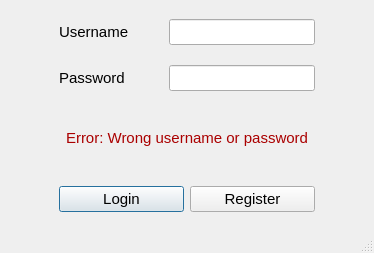
<?xml version="1.0" encoding="UTF-8"?>
<ui version="4.0">
 <class>LoginWindow</class>
 <widget class="QMainWindow" name="LoginWindow">
  <property name="geometry">
   <rect>
    <x>0</x>
    <y>0</y>
    <width>374</width>
    <height>253</height>
   </rect>
  </property>
  <property name="windowTitle">
   <string>LoginWindow</string>
  </property>
  <widget class="QWidget" name="centralwidget">
   <layout class="QVBoxLayout" name="verticalLayout">
    <item>
     <layout class="QFormLayout" name="formLayout">
      <property name="horizontalSpacing">
       <number>40</number>
      </property>
      <property name="verticalSpacing">
       <number>20</number>
      </property>
      <property name="leftMargin">
       <number>50</number>
      </property>
      <property name="topMargin">
       <number>10</number>
      </property>
      <property name="rightMargin">
       <number>50</number>
      </property>
      <property name="bottomMargin">
       <number>10</number>
      </property>
      <item row="0" column="0">
       <widget class="QLabel" name="label">
        <property name="sizePolicy">
         <sizepolicy hsizetype="Fixed" vsizetype="Preferred">
          <horstretch>0</horstretch>
          <verstretch>0</verstretch>
         </sizepolicy>
        </property>
        <property name="font">
         <font>
          <pointsize>11</pointsize>
         </font>
        </property>
        <property name="text">
         <string>Username</string>
        </property>
        <property name="buddy">
         <cstring>lineEdit_username</cstring>
        </property>
       </widget>
      </item>
      <item row="0" column="1">
       <widget class="QLineEdit" name="lineEdit_username">
        <property name="sizePolicy">
         <sizepolicy hsizetype="Minimum" vsizetype="Fixed">
          <horstretch>0</horstretch>
          <verstretch>0</verstretch>
         </sizepolicy>
        </property>
        <property name="font">
         <font>
          <pointsize>11</pointsize>
         </font>
        </property>
       </widget>
      </item>
      <item row="1" column="0">
       <widget class="QLabel" name="label_2">
        <property name="sizePolicy">
         <sizepolicy hsizetype="Fixed" vsizetype="Preferred">
          <horstretch>0</horstretch>
          <verstretch>0</verstretch>
         </sizepolicy>
        </property>
        <property name="font">
         <font>
          <pointsize>11</pointsize>
         </font>
        </property>
        <property name="text">
         <string>Password</string>
        </property>
        <property name="buddy">
         <cstring>lineEdit_password</cstring>
        </property>
       </widget>
      </item>
      <item row="1" column="1">
       <widget class="QLineEdit" name="lineEdit_password">
        <property name="sizePolicy">
         <sizepolicy hsizetype="Minimum" vsizetype="Fixed">
          <horstretch>0</horstretch>
          <verstretch>0</verstretch>
         </sizepolicy>
        </property>
        <property name="font">
         <font>
          <pointsize>11</pointsize>
         </font>
        </property>
        <property name="echoMode">
         <enum>QLineEdit::Password</enum>
        </property>
       </widget>
      </item>
     </layout>
    </item>
    <item>
     <layout class="QHBoxLayout" name="horizontalLayout">
      <property name="leftMargin">
       <number>50</number>
      </property>
      <property name="topMargin">
       <number>10</number>
      </property>
      <property name="rightMargin">
       <number>50</number>
      </property>
      <property name="bottomMargin">
       <number>10</number>
      </property>
      <item>
       <widget class="QLabel" name="label_err">
        <property name="enabled">
         <bool>true</bool>
        </property>
        <property name="font">
         <font>
          <pointsize>11</pointsize>
         </font>
        </property>
        <property name="text">
         <string>&lt;html&gt;&lt;head/&gt;&lt;body&gt;&lt;p&gt;&lt;span style=&quot; color:#aa0000;&quot;&gt;Error: Wrong username or password&lt;/span&gt;&lt;/p&gt;&lt;/body&gt;&lt;/html&gt;</string>
        </property>
        <property name="alignment">
         <set>Qt::AlignCenter</set>
        </property>
       </widget>
      </item>
     </layout>
    </item>
    <item>
     <layout class="QHBoxLayout" name="horizontalLayout_2">
      <property name="leftMargin">
       <number>50</number>
      </property>
      <property name="topMargin">
       <number>10</number>
      </property>
      <property name="rightMargin">
       <number>50</number>
      </property>
      <property name="bottomMargin">
       <number>10</number>
      </property>
      <item>
       <widget class="QPushButton" name="pushButton_login">
        <property name="font">
         <font>
          <pointsize>11</pointsize>
         </font>
        </property>
        <property name="cursor">
         <cursorShape>PointingHandCursor</cursorShape>
        </property>
        <property name="text">
         <string>Login</string>
        </property>
        <property name="autoDefault">
         <bool>true</bool>
        </property>
        <property name="default">
         <bool>true</bool>
        </property>
       </widget>
      </item>
      <item>
       <widget class="QPushButton" name="pushButton_register">
        <property name="font">
         <font>
          <pointsize>11</pointsize>
         </font>
        </property>
        <property name="cursor">
         <cursorShape>PointingHandCursor</cursorShape>
        </property>
        <property name="text">
         <string>Register</string>
        </property>
       </widget>
      </item>
     </layout>
    </item>
   </layout>
  </widget>
  <widget class="QMenuBar" name="menubar">
   <property name="geometry">
    <rect>
     <x>0</x>
     <y>0</y>
     <width>374</width>
     <height>22</height>
    </rect>
   </property>
  </widget>
  <widget class="QStatusBar" name="statusbar"/>
 </widget>
 <tabstops>
  <tabstop>lineEdit_username</tabstop>
  <tabstop>lineEdit_password</tabstop>
  <tabstop>pushButton_login</tabstop>
  <tabstop>pushButton_register</tabstop>
 </tabstops>
 <resources/>
 <connections/>
</ui>
